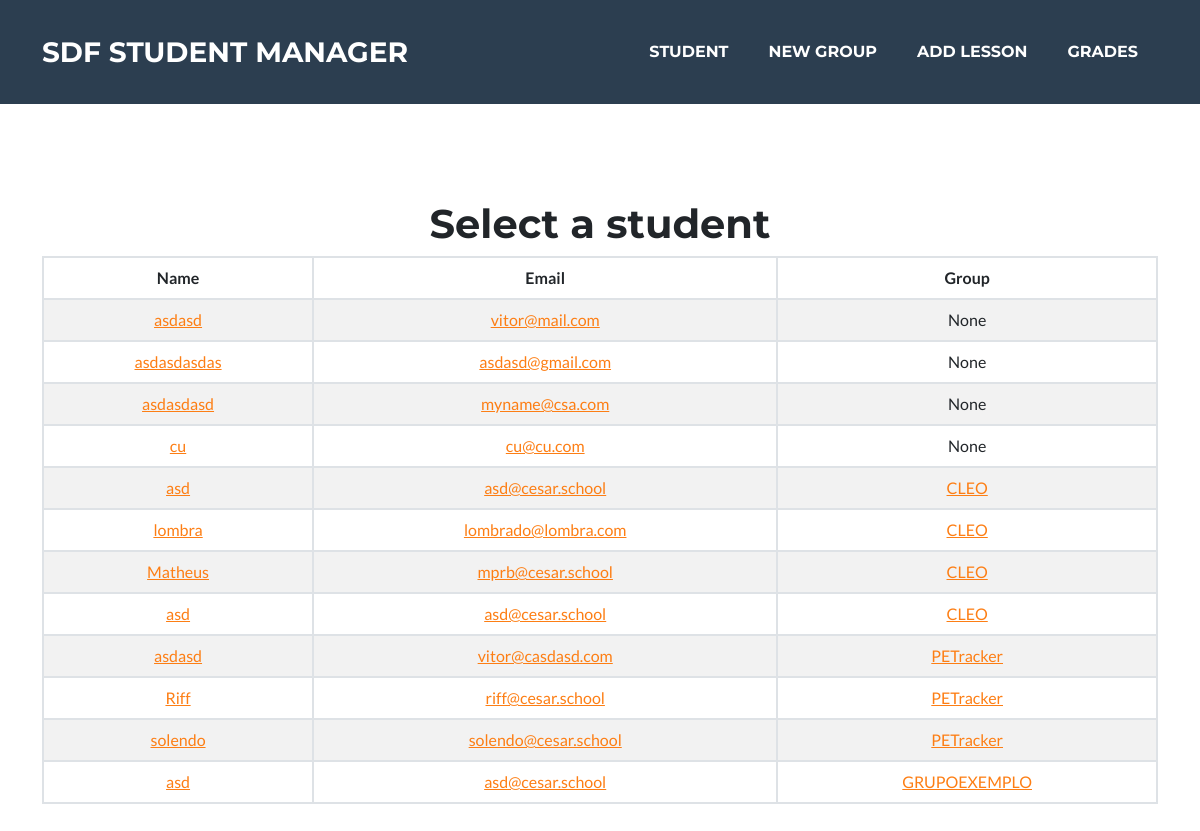
The app's page /student/select/delete, older data.
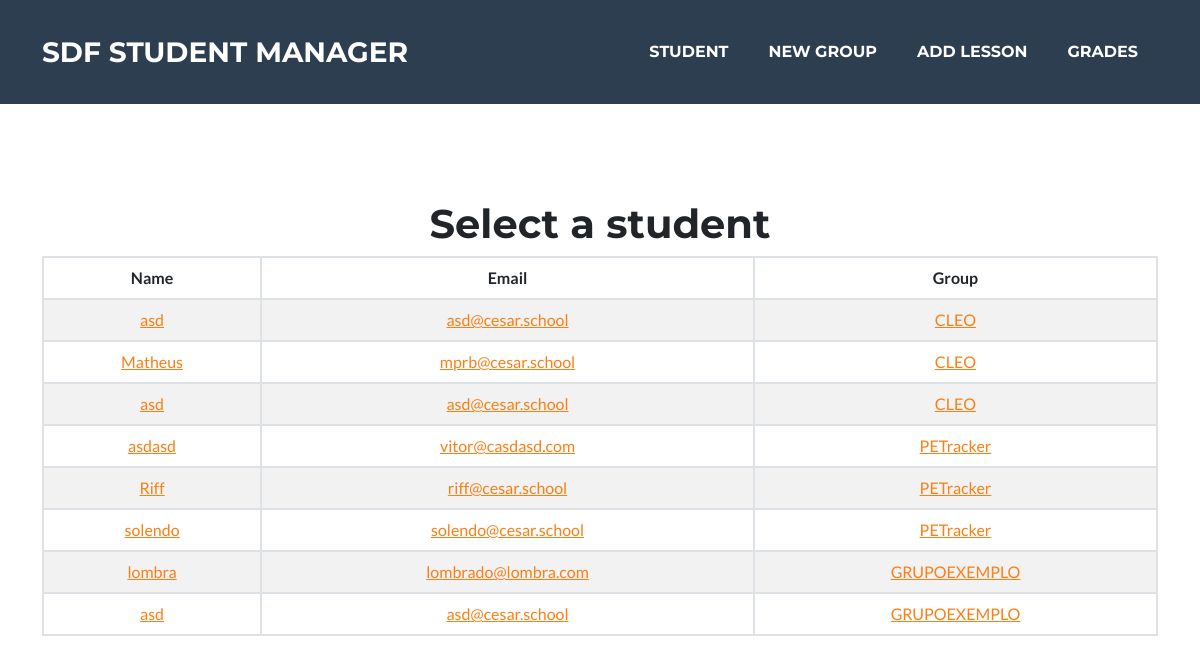
The same page, newer data.
### presence_count/models.py (models this page shows, shortened)
class Student(models.Model):
    name = models.CharField(max_length=100)
    email = models.EmailField(max_length=100)
    grade_1 = models.FloatField(default=0)
    grade_2 = models.FloatField(default=0)
    grade_avg = models.FloatField(default=0)
    presences = models.IntegerField(default=0)
    group = models.ForeignKey(Group, on_delete=models.PROTECT, default=None, null=True, blank=True)

class Group(models.Model):
    name = models.CharField(max_length=100)
    tracking = models.URLField(blank=True)
    repo = models.URLField(blank=True)
    prototype = models.URLField(blank=True)
    description = models.TextField(max_length=512, blank=True)
    def __str__(self):
        return self.name

### presence_count/views.py (the view)
# urls.py: path('student/select/<str:op>', views.select_student, name='select_student'),
def select_student(request, op):
    students = Student.objects.all().order_by('group_id')
    context = {'students': students, 'op': op}
    if op == 'edit':
        return render(request, 'student/select_edit.html', context)
    elif op == 'delete':
        return render(request, 'student/select_delete.html', context)

### presence_count/templates/student/select_delete.html (shortened to what this page needs)
{% extends 'snippets/select_student.html' %}
{% block address %}
    <td><a href="{% url 'presence_count:confirm_delete_student' student.id %}">{{student.name}}</a></td>
{% endblock %}

### presence_count/templates/snippets/select_student.html
{% extends 'base.html' %}
{% block body %}
<header class="masthead text-center">
    <div class="container d-flex flex-column">
        <h1>Select a student</h1>
        <table class="table table-striped table-hover table-bordered">
            <thead>
                <tr>
                    <th scope="col">Name</th>
                    <th scope="col">Email</th>
                    <th scope="col">Group</th>
                </tr>
            </thead>
            <tbody>
                {% for student in students %}
                <tr>
                    {% block address %}
                    {% endblock %}
                    <td><a href="mailto:{{student.email}}">{{student.email}}</a></td>
                    {% if student.group_id %}
                        <td><a href="{% url 'presence_count:view_group' student.group_id %}" target="_blank">{{student.group}}</a></td>
                    {% else %}
                        <td>{{student.group}}</td>
                    {% endif %}
                </tr>
                {% endfor %}
            </tbody>
        </table>
    </div>
</header>
{% endblock %}

Row changes from the older to the newer data that the page shows:
removed Student: name "asdasd", email "vitor@mail.com", group "None"
removed Student: name "asdasdasdas", email "asdasd@gmail.com", group "None"
removed Student: name "asdasdasd", email "myname@csa.com", group "None"
removed Student: name "cu", email "cu@cu.com", group "None"
changed Student "lombra": group "CLEO" → "GRUPOEXEMPLO"; moves down the list
